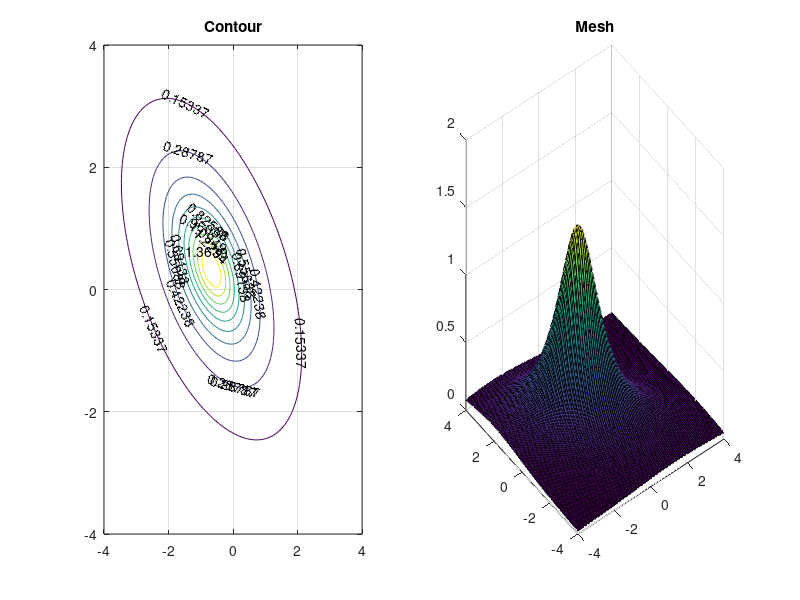

The MATLAB source for this figure:
x=linspace(-4,4);
y=linspace(-4,4);
[X,Y] = meshgrid(x,y);
H = 1./(1+X.^2+Y.^2+X+X.*Y);
subplot(1,2,1);
cs=contour(X,Y,H);
clabel(cs);
title('Contour');grid;
subplot(1,2,2);
cs=surfc(X,Y,H);
zmin=floor(min(H));
zmax=ceil(max(H));
title('Mesh');

f=@(x) -1/(1+x(1).^2+x(2).^2+x(1)+x(1)*x(2));
[x,fval]=fminsearch(f,[4,4])

